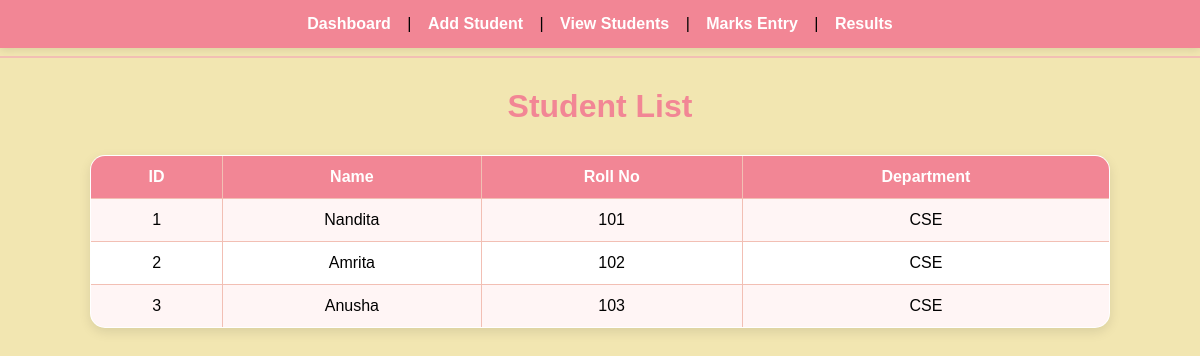
The app's page /view_students, older data.
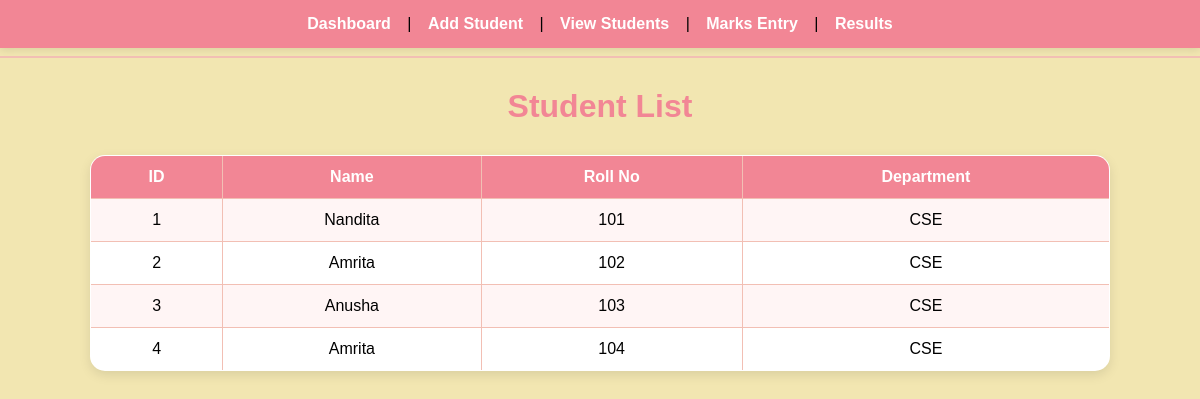
The same page, newer data.
### tables this page shows
CREATE TABLE students (
    id INTEGER PRIMARY KEY AUTOINCREMENT,
    name TEXT,
    rollno TEXT,
    department TEXT
);

### app.py (the view)
@app.route('/view_students')
def view_students():
    conn = sqlite3.connect('students.db')
    cursor = conn.cursor()
    cursor.execute("SELECT * FROM students")
    students = cursor.fetchall()
    conn.close()
    return render_template(
        'view_students.html',
        students=students
    )

### templates/view_students.html (shortened to what this page needs)
<!DOCTYPE html>
<html>
<head>
    <link rel="stylesheet"
href="{{ url_for('static', filename='style.css') }}">
</head>
<body>
{% include 'navbar.html' %}
<h1>Student List</h1>
<table border="1">
    <tr>
        <th>ID</th>
        <th>Name</th>
        <th>Roll No</th>
        <th>Department</th>
    </tr>
    {% for student in students %}
    <tr>
        <td>{{ student[0] }}</td>
        <td>{{ student[1] }}</td>
        <td>{{ student[2] }}</td>
        <td>{{ student[3] }}</td>
    </tr>
    {% endfor %}
</table>
</body>
</html>

### templates/navbar.html
<nav>
    <a href="/dashboard">Dashboard</a> |
    <a href="/add_student">Add Student</a> |
    <a href="/view_students">View Students</a> |
    <a href="/marks_entry">Marks Entry</a> |
    <a href="/results">Results</a>
</nav>
<hr>

### static/style.css (style rules this page uses)
body { font-family: Arial, sans-serif; background-color: #F2E6B1; margin: 0; padding: 0; text-align: center; }
nav { background-color: #F28695; padding: 15px; box-shadow: 0px 2px 8px rgba(0,0,0,0.1); }
nav a { text-decoration: none; color: white; font-weight: bold; margin: 0 12px; font-size: 16px; }
h1 { color: #F28695; margin-top: 30px; }
table { margin: 30px auto; border-collapse: collapse; width: 85%; background-color: white; border-radius: 15px; overflow: hidden; box-shadow: 0px 4px 12px rgba(0,0,0,0.1); }
th { background-color: #F28695; color: white; padding: 15px; }
td { padding: 12px; }
tr:nth-child(even) { background-color: #FFF5F5; }
th { background-color: #F28695; color: white; }
th, td { padding: 12px; border: 1px solid #F2BFB4; }
hr { border: none; height: 2px; background-color: #F2BFB4; }

Row changes from the older to the newer data that the page shows:
added students: id "4", name "Amrita", rollno "104", department "CSE"
